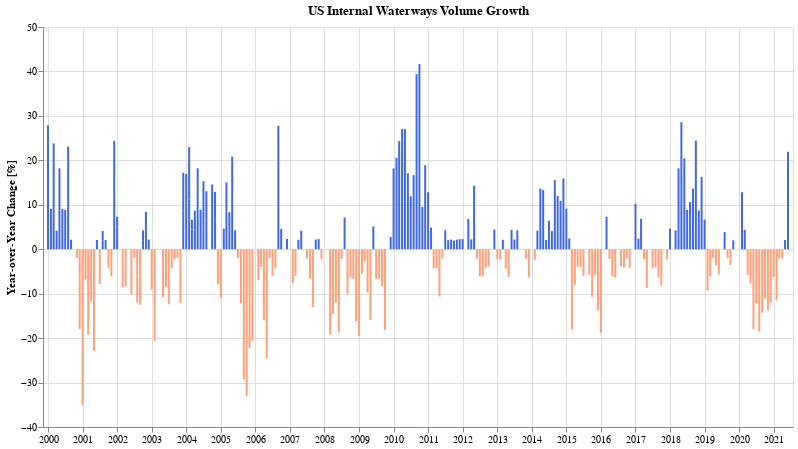

Source (notebook cell):
### Code cell
df_wwf['change'] = df_wwf.set_index('dt')['megaShortTons'].apply(int).pct_change(12).apply(lambda v: v * 100).values

alt.Chart(df_wwf).mark_bar(size=2).encode(
    alt.X('dt:T', axis=alt.Axis(title='')),
    alt.Y('change:Q', axis=alt.Axis(title='Year-over-Year Change [%]')),
    tooltip=[alt.Tooltip('dt:T', title='Date'), alt.Tooltip('change:Q', title='% Change', format=',.01f')],
    color=alt.condition(f"datum.change < 0",
        alt.value('lightsalmon'),
        alt.value('royalblue')
    ),
).properties(
    title='US Internal Waterways Volume Growth',
    width=750,
    height=400
)

### Figure 1 — Vega-Lite specification as saved in the notebook (floating-point values rounded to 4 significant figures; data arrays with more than 128 entries replaced by an {"elided": "..."} marker saying what was removed)
{"config": {"view": {"continuousWidth": 400, "continuousHeight": 300}}, "data": {"name": "data-283859d5976dfbec1116aa3a58012aea"}, "mark": {"type": "bar", "size": 2}, "encoding": {"color": {"condition": {"value": "lightsalmon", "test": "datum.change < 0"}, "value": "royalblue"}, "tooltip": [{"type": "temporal", "field": "dt", "title": "Date"}, {"type": "quantitative", "field": "change", "format": ",.01f", "title": "% Change"}], "x": {"type": "temporal", "axis": {"title": ""}, "field": "dt"}, "y": {"type": "quantitative", "axis": {"title": "Year-over-Year Change [%]"}, "field": "change"}}, "height": 400, "title": "US Internal Waterways Volume Growth", "width": 750, "$schema": "https://vega.github.io/schema/vega-lite/v4.8.1.json", "datasets": {"data-283859d5976dfbec1116aa3a58012aea": {"elided": "335 records"}}}
